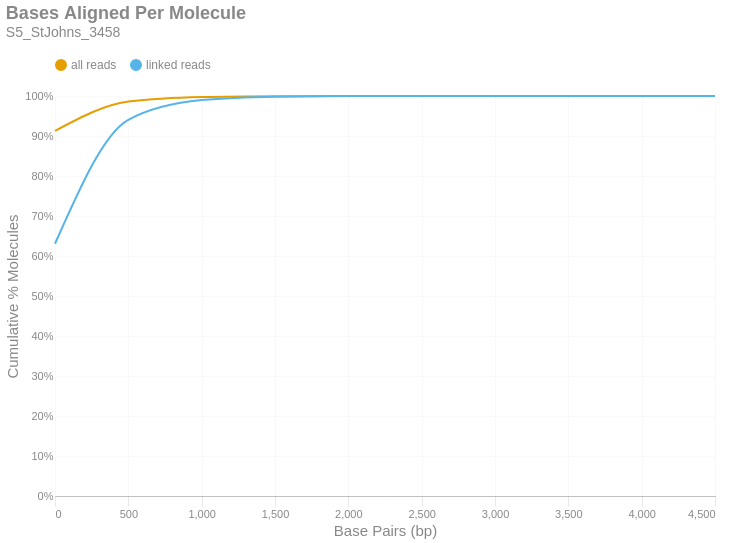

The code cell stored with this chart in its notebook:
### Markdown cell above
### Bases Aligned Per Molecule
This is a cumulative frequency distribution showing the number of base pairs aligned per unique molecule. These data are shown in 500 bp bins. There are two distributions: one with `all reads` (yellow) and another with only `linked reads` (blue). The percent of molecules in the `linked reads` distribution is relative to the total number of linked molecules.

### Code cell
if SKIPLR:
    print_html(f"Skipped")
else:
    binned_df = consolidated_hist(valids['aligned_bp'], mask, 500, True)
    with SafeRender(binned_df):
        (
            density_plot(binned_df, 'Bases Aligned Per Molecule', samplename, 'basesper')
            .encode(
                x=alt.X('bin:Q', title="Base Pairs (bp)").axis(tickMinStep=500).scale(padding=0),
                y=alt.Y('value:Q', title='Cumulative % Molecules')
                    .axis(format='%')
                    .scale(domain = [0,1])
                    .stack(False),
                color=alt.Color("key:N").scale(domain = ["all reads", "linked reads"]),
                tooltip = [
                    alt.Tooltip("key:N", title = "Data Type"),
                    alt.Tooltip("range_label:N", title="Bases Aligned Per Molecule"),
                    alt.Tooltip("value:Q", format = ".2%", title="% Molecules (Cum.)")
                ]
            )
        ).display()

### Figure 1 — Vega-Lite specification as saved in the notebook (floating-point values rounded to 4 significant figures)
{"width": "container", "height": 400, "config": {"title": {"anchor": "start", "dy": -15, "fontSize": 18, "color": "#888888", "subtitleColor": "#888888", "subtitleFontSize": 14}, "arc": {"fill": "#0072B2"}, "axis": {"domainColor": "#888888", "domainWidth": 0.5, "gridWidth": 0.2, "grid": false, "titleFontWeight": 400, "titleFontSize": 15, "labelFontSize": 11, "labelColor": "#888888", "tickColor": "#888888", "tickWidth": 0.2, "titleColor": "#888888"}, "axisBand": {"grid": false}, "axisX": {"grid": true, "tickSize": 10, "domainCap": "round"}, "axisY": {"domain": false, "grid": true, "tickSize": 0, "domainCap": "round"}, "background": "transparent", "header": {"labelFontSize": 15, "labelColor": "#888888", "titleFontSize": 15, "titleFontWeight": 600, "titleColor": "#888888"}, "legend": {"labelFont": "sans-serif", "labelFontSize": 12, "labelColor": "#888888", "symbolSize": 100, "symbolType": "circle", "titleFontSize": 12, "titlePadding": 10, "titleColor": "#888888", "title": null, "orient": "top"}, "range": {"category": ["#E69F00", "#56B4E9", "#009E73", "#F0E442", "#0072B2", "#D55E00", "#CC79A7", "#000000"], "diverging": ["#cfe8f3", "#a2d4ec", "#73bfe2", "#46abdb", "#1696d2", "#12719e"]}, "area": {"fill": "#0072B2", "fillOpacity": 0.7, "line": true, "strokeOpacity": 0.7}, "line": {"color": "#0072B2", "stroke": "#0072B2", "strokeWidth": 2}, "trail": {"color": "#0072B2", "stroke": "#0072B2", "strokeWidth": 0, "size": 1}, "point": {"filled": true, "fillOpacity": 1.0, "size": 95}, "text": {"color": "#888888", "fontSize": 11, "align": "right", "fontWeight": 400, "size": 11}, "bar": {"fill": "#0072B2", "stroke": null}, "view": {"stroke": null, "continuousWidth": 660, "continuousHeight": 400}}, "data": {"name": "data-5194a1be49d8512be7f69aa1185b56af"}, "mark": {"type": "line", "interpolate": "monotone", "point": {"opacity": 0, "size": 275}}, "encoding": {"color": {"field": "key", "scale": {"domain": ["all reads", "linked reads"]}, "type": "nominal"}, "tooltip": [{"field": "key", "title": "Data Type", "type": "nominal"}, {"field": "range_label", "title": "Bases Aligned Per Molecule", "type": "nominal"}, {"field": "value", "format": ".2%", "title": "% Molecules (Cum.)", "type": "quantitative"}], "x": {"axis": {"tickMinStep": 500}, "field": "bin", "scale": {"padding": 0}, "title": "Base Pairs (bp)", "type": "quantitative"}, "y": {"axis": {"format": "%"}, "field": "value", "scale": {"domain": [0, 1]}, "stack": false, "title": "Cumulative % Molecules", "type": "quantitative"}}, "params": [{"name": "param_c36ac31b6afebe62", "select": {"type": "point", "fields": ["key"]}, "bind": "legend"}], "title": {"text": "Bases Aligned Per Molecule", "subtitle": "S5_StJohns_3458"}, "transform": [{"fold": ["all reads (cumsum)", "linked reads (cumsum)"]}, {"calculate": "replace(datum.key, ' (cumsum)', '')", "as": "key"}, {"filter": {"param": "param_c36ac31b6afebe62"}}], "usermeta": {"embedOptions": {"downloadFileName": "S5_StJohns_3458.basesper"}}, "$schema": "https://vega.github.io/schema/vega-lite/v6.1.0.json", "datasets": {"data-5194a1be49d8512be7f69aa1185b56af": [{"bin": "0.0", "interval": "0.0-500.0", "all reads": 0.9126, "linked reads": 0.6307, "all reads (cumsum)": 0.9126, "linked reads (cumsum)": 0.6307, "range_label": "0-499"}, {"bin": "500.0", "interval": "500.0-1000.0", "all reads": 0.0734, "linked reads": 0.3098, "all reads (cumsum)": 0.986, "linked reads (cumsum)": 0.9405, "range_label": "500-999"}, {"bin": "1000.0", "interval": "1000.0-1500.0", "all reads": 0.01164, "linked reads": 0.04941, "all reads (cumsum)": 0.9976, "linked reads (cumsum)": 0.9899, "range_label": "1000-1499"}, {"bin": "1500.0", "interval": "1500.0-2000.0", "all reads": 0.001969, "linked reads": 0.008363, "all reads (cumsum)": 0.9996, "linked reads (cumsum)": 0.9982, "range_label": "1500-1999"}, {"bin": "2000.0", "interval": "2000.0-2500.0", "all reads": 0.0003448, "linked reads": 0.001464, "all reads (cumsum)": 0.9999, "linked reads (cumsum)": 0.9997, "range_label": "2000-2499"}, {"bin": "2500.0", "interval": "2500.0-3000.0", "all reads": 5.42e-05, "linked reads": 0.0002302, "all reads (cumsum)": 1.0, "linked reads (cumsum)": 0.9999, "range_label": "2500-2999"}, {"bin": "3000.0", "interval": "3000.0-3500.0", "all reads": 1.275e-05, "linked reads": 5.416e-05, "all reads (cumsum)": 1.0, "linked reads (cumsum)": 1.0, "range_label": "3000-3499"}, {"bin": "3500.0", "interval": "3500.0-4000.0", "all reads": 1.664e-06, "linked reads": 7.065e-06, "all reads (cumsum)": 1.0, "linked reads (cumsum)": 1.0, "range_label": "3500-3999"}, {"bin": "4000.0", "interval": "4000.0-4500.0", "all reads": 4.159e-07, "linked reads": 1.766e-06, "all reads (cumsum)": 1.0, "linked reads (cumsum)": 1.0, "range_label": "4000-4499"}, {"bin": "4500.0", "interval": "4500.0-5000.0", "all reads": 2.773e-07, "linked reads": 1.177e-06, "all reads (cumsum)": 1.0, "linked reads (cumsum)": 1.0, "range_label": "4500-4999"}]}}
